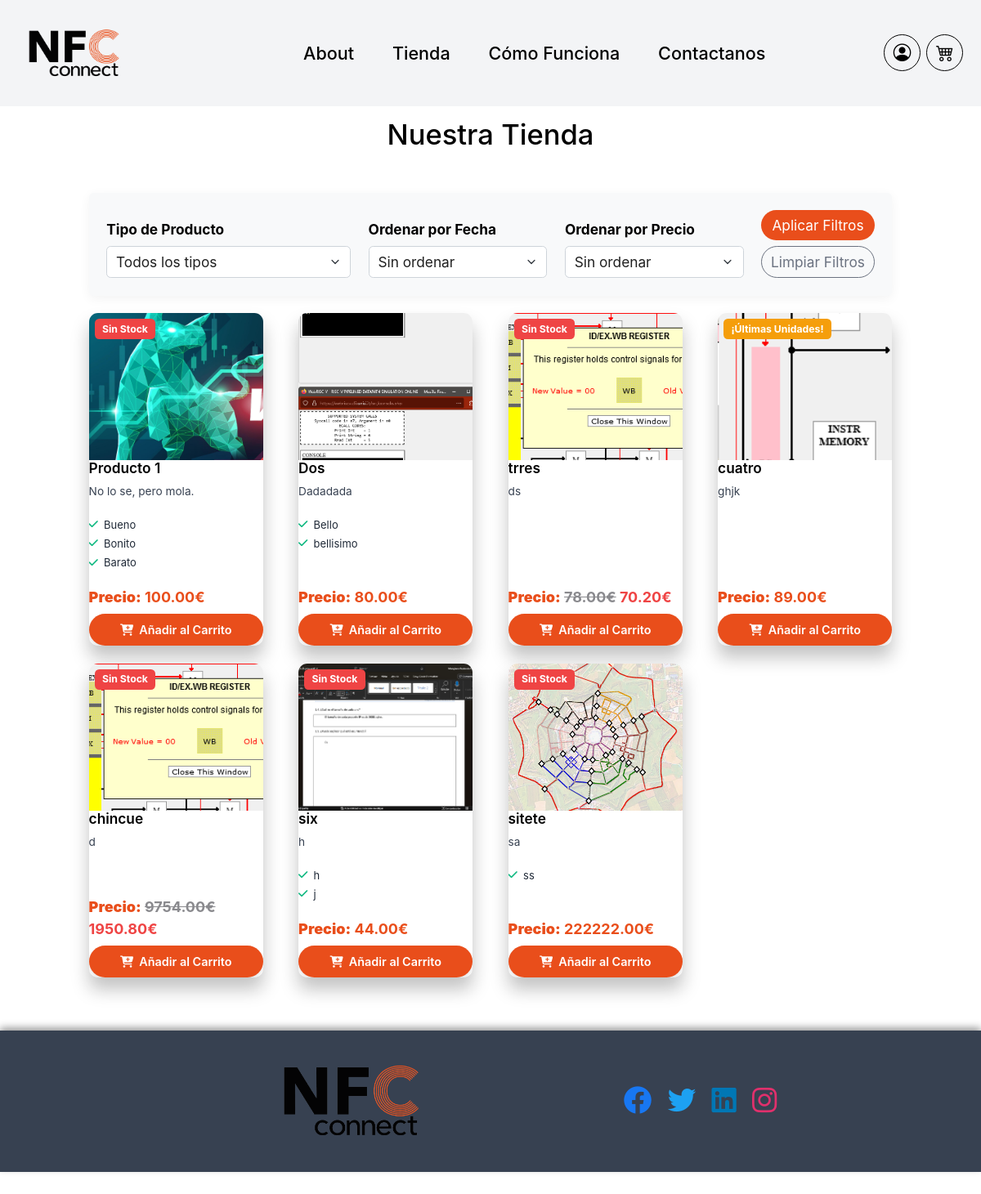
The app's page /store with its own data.
### app/models.py (models this page shows, shortened)
class Product(db.Model):
    __tablename__ = 'product'
    id = db.Column(db.Integer, primary_key=True)
    name = db.Column(db.String(150), nullable=False)
    description = db.Column(db.Text, nullable=False)
    features = db.Column(db.Text, nullable=True)
    type = db.Column(db.String(50), nullable=False, default='NFC')
    image_file = db.Column(db.String(20), nullable=True, default='default_product.jpg')
    discount = db.Column(db.Float, nullable=True, default=0)
    price = db.Column(db.Float, nullable=False)
    stock = db.Column(db.Integer, nullable=False, default=0)
    date_added = db.Column(db.DateTime, default=datetime.utcnow)
    cart_items = db.relationship('CartItem', backref='product', lazy=True)
    images = db.relationship('ProductImage', backref='product', lazy=True)
    def get_features_list(self):
        if self.features:
            try:
                return json.loads(self.features)
            except json.JSONDecodeError:
                return []
        return []

### app/routes.py (the view)
@app.route('/store', methods=['GET'])
@app.route('/<lang_code>/store', methods=['GET'])
def store(lang_code=None):
    product_type = request.args.get('type', None)
    date_sort = request.args.get('date_sort', None)
    price_sort = request.args.get('price_sort', None)
    query = Product.query
    if product_type:
        query = query.filter_by(type=product_type)
    if date_sort:
        if date_sort == 'asc':
            query = query.order_by(asc(Product.date_added))
        elif date_sort == 'desc':
            query = query.order_by(desc(Product.date_added))
    if price_sort:
        if price_sort == 'asc':
            query = query.order_by(asc(Product.price))
        elif price_sort == 'desc':
            query = query.order_by(desc(Product.price))
    products = query.all()
    all_types = Product.query.with_entities(Product.type).distinct().all()
    all_features = set()
    for product in Product.query.all():
        if product.features:
            try:
                features_list = json.loads(product.features)
                for feature in features_list:
                    all_features.add(feature)
            except json.JSONDecodeError:
                pass  # En caso de que haya un error en la conversión
    return render_template('store.html', products=products, all_types=all_types, all_features=sorted(all_features), lang_code=lang_code)

### app/forms.py
class LogoutForm(FlaskForm):
    submit = SubmitField('Logout')

class AddToCartForm(FlaskForm):
    submit = SubmitField('Añadir al Carrito')

### app/routes.py (called while the page is built)
@app.before_request
def parse_url():
    path = request.path
    g.lang_code = 'en'
    if path.startswith('/es'):
        g.lang_code = 'es'
    elif path.startswith('/en'):
        if len(path) == 3:
            return redirect('/', code=301)
        path = path[3:]
        return redirect(path, code=301)
    return None

@app.context_processor
def inject_logout_form():
    logout_form = LogoutForm()
    return dict(logout_form=logout_form)

@app.context_processor
def inject_add_to_cart_form():
    form = AddToCartForm()
    return dict(add_to_cart_form=form)

### app/utils.py (called while the page is built)
def url_for_locale(url, lang):
    out = url_for(url)
    if lang != 'en':
        if out == '/':
            out = '/es'
        else:
            out = '/es' + out
    return out

### app/templates/store.html (shortened to what this page needs)
{% extends "app.html" %}
{% block content %}
<main>
    <section class="store-section py-5">
        <div class="container" style="padding-top: 7rem;">
            <div class="row mb-5 text-center">
                <div class="col-12">
                    <h2 class="section-title">{{ _('Nuestra Tienda') }}</h2>
                </div>
            </div>
            <div class="row mb-4">
                <div class="col-12">
                    <form method="GET" action="{{ url_for('store', lang_code=lang_code) }}" class="filter-form p-4 rounded">
                        <div class="row g-4 align-items-end">
                            <div class="col-md-4">
                                <label for="type" class="form-label fw-bold">{{ _('Tipo de Producto') }}</label>
                                <select name="type" id="type" class="form-select">
                                    <option value="">{{ _('Todos los tipos') }}</option>
                                </select>
                            </div>
                            <div class="col-md-3">
                                <label for="date_sort" class="form-label fw-bold">{{ _('Ordenar por Fecha') }}</label>
                                <select name="date_sort" id="date_sort" class="form-select">
                                    <option value="">{{ _('Sin ordenar') }}</option>
                                </select>
                            </div>
                            <div class="col-md-3">
                                <label for="price_sort" class="form-label fw-bold">{{ _('Ordenar por Precio') }}</label>
                                <select name="price_sort" id="price_sort" class="form-select">
                                    <option value="">{{ _('Sin ordenar') }}</option>
                                </select>
                            </div>
                            <div class="col-md-2 d-flex flex-column">
                                <button type="submit" class="btn btn-primary mb-2">{{ _('Aplicar Filtros') }}</button>
                                <a href="{{ url_for('store', lang_code=lang_code) }}" class="btn btn-outline-secondary">{{ _('Limpiar Filtros') }}</a>
                            </div>
                        </div>
                    </form>
                </div>
            </div>
            <div class="row">
                {% if products %}
                    {% for product in products %}
                    <div class="col-lg-3 col-md-4 col-sm-6 mb-4" data-aos="fade-up">
                        <div class="card h-100 shadow-sm">
                            <div class="position-relative">
                                {% if product.stock == 0 %}
                                <span class="position-absolute top-0 start-0 badge bg-danger m-2">Sin Stock</span>
                                {% elif product.stock < 5 %}
                                <span class="position-absolute top-0 start-0 badge bg-warning m-2">¡Últimas Unidades!</span>
                                {% elif product.discount > 0 %}
                                <span class="position-absolute top-0 start-0 badge bg-success m-2">-{{ product.discount }}%</span>
                                {% endif %}
                                <a href="{{ url_for('product_detail', product_id=product.id) }}">
                                    <img src="{{ url_for('static', filename='img/' ~ product.image_file) }}" class="card-img-top product-image" alt="{{ product.name }}">
                                </a>
                            </div>
                            <div class="card-body d-flex flex-column">
                                <h5 class="card-title">
                                    <a href="{{ url_for('product_detail', product_id=product.id) }}" class="text-decoration-none text-dark">
                                        {{ product.name }}
                                    </a>
                                </h5>
                                <p class="card-text">{{ product.description }}</p>
                                <ul class="list-unstyled mt-2 mb-3">
                                    {% if product.features %}
                                    {% for feature in product.get_features_list() %}
                                    <li class="mb-1"><i class="fas fa-check text-success me-2"></i>{{ feature }}</li>
                                    {% endfor %}
                                    {% endif %}
                                </ul>
                                <div class="mt-auto">
                                    <p class="price mb-2"><strong>{{ _('Precio') }}:</strong>
                                        {% if product.discount > 0 %}
                                            <span class="text-muted text-decoration-line-through">{{ "%.2f"|format(product.price) }}€</span>
                                            <span class="text-danger">{{ "%.2f"|format(product.price * (1 - product.discount / 100)) }}€</span>
                                        {% else %}
                                            <span>{{ "%.2f"|format(product.price) }}€</span>
                                        {% endif %}
                                    </p>
                                    <form action="{{ url_for('add_to_cart', product_id=product.id) }}" method="POST" class="text-center">
                                        <button type="submit" class="btn btn-custom w-100" onclick="handleAddToCart(event, '{{ product.id }}')">
                                            <i class="fas fa-cart-plus me-2"></i>{{ _('Añadir al Carrito') }}
                                        </button>
                                    </form>
                                </div>
                            </div>
                        </div>
                    </div>
                    {% endfor %}
                {% else %}
                    <div class="col-12 text-center">
                        <p class="lead">{{ _('No se encontraron productos con los filtros seleccionados.') }}</p>
                    </div>
                {% endif %}
            </div>
        </div>
    </section>
</main>
{% endblock %}
{% block scripts %}
<link href="https://cdn.jsdelivr.net/npm/aos@2.3.4/dist/aos.css" rel="stylesheet">
{% endblock %}

### app/static/css/style.css (style rules this page uses)
body { margin: 0; padding-top: 0rem; overflow-x: hidden; background-color: var(--bs-light); color: var(--bs-dark); font-family: var(--bs-font-sans-serif); }
main { flex-grow: 1; }
.btn-custom { background-color: var(--bs-primary) !important; color: var(--bs-white) !important; border: none !important; border-radius: 1.75rem !important; padding: 10px 30px !important; font-size: 1rem !important; font-weight: 600 !important; transition: background-color 0.3s, color 0.3s, box-shadow 0.3s; display: inline-block; box-shadow: 0 4px 6px rgba(0, 0, 0, 0.1); }
.btn-custom { background-color: var(--bs-primary); color: var(--bs-white); border: none; border-radius: 1.5625rem; padding: 10px 30px; font-size: 1rem; font-weight: 600; transition: background-color 0.3s, color 0.3s; }
.store-section { padding: 4rem 0; background-color: var(--bs-white); }
.section-title { font-size: 2.5rem; margin-bottom: 1rem; color: var(--bs-dark); font-weight: 700; text-align: center; }
.store-section .card { border: none; border-radius: 0.75rem; transition: transform 0.3s ease, box-shadow 0.3s ease; height: 100%; max-width: 100%; background-color: var(--bs-white); box-shadow: 0 4px 15px rgba(0,0,0,0.08); overflow: hidden; text-align: left; }
.store-section .product-image { height: 200px; object-fit: cover; transition: transform 0.4s ease; }
.store-section .card-body { padding: 1.25rem; display: flex; flex-direction: column; justify-content: space-between; }
.store-section .card-title { font-size: 1.2rem; margin-bottom: 0.5rem; }
.store-section .card-title a { font-weight: 600; color: var(--bs-dark); text-decoration: none; transition: color 0.3s; }
.store-section .card-text { font-size: 0.95rem; color: var(--bs-gray-600); line-height: 1.5; margin-bottom: 1rem; }
.store-section .list-unstyled { padding-left: 0; list-style: none; margin-bottom: 1rem; }
.store-section .list-unstyled li { display: flex; align-items: center; font-size: 0.9rem; color: var(--bs-gray-700); }
.store-section .list-unstyled li i { margin-right: 0.5rem; color: var(--bs-success); }
.store-section .price { font-size: 1.25rem; font-weight: 700; color: var(--bs-primary); }
.store-section .btn-custom { background-color: var(--bs-primary); color: #fff; border: none; padding: 0.75rem 1.25rem; border-radius: 0.5rem; transition: background-color 0.3s ease; }
.store-section .badge { font-size: 0.85rem; padding: 0.5em 0.75em; }
.filter-form { background-color: #f8f9fa; padding: 2rem; border-radius: 0.75rem; box-shadow: 0 4px 15px rgba(0,0,0,0.05); }
.filter-form .form-label { font-weight: 600; color: var(--bs-dark); }
.filter-form .btn-primary { background-color: var(--bs-primary); border: none; transition: background-color 0.3s ease; }
.filter-form .btn-outline-secondary { border-color: var(--bs-secondary); color: var(--bs-secondary); }
.section-title { font-size: 2.5rem; font-weight: 700; color: var(--bs-dark); }
[data-aos] { opacity: 0; transition-property: opacity, transform; }
[data-aos].aos-animate { opacity: 1; }
.form-label { font-weight: 600; color: var(--bs-dark); }
.form-control, .form-control-file, .form-select { border-radius: 0.3125rem; border: 1px solid var(--bs-light); color: var(--bs-dark); background-color: var(--bs-light); transition: border-color 0.3s, box-shadow 0.3s; }
.card { border: none; border-radius: var(--bs-border-radius); }
.card .card-body { padding: 0; }

### records on screen
Product: stock "Sin Stock", image_file (picture), name "Producto 1", description "No lo se, pero mola.", get_features_list "Bueno" "Bonito" "Barato", price "100.00"
Product: image_file (picture), name "Dos", description "Dadadada", get_features_list "Bello" "bellisimo", price "80.00"
Product: stock "Sin Stock", image_file (picture), name "trres", description "ds", price "78.00", product.price*(1-product.discount/100) "70.20"
Product: stock "¡Últimas Unidades!", image_file (picture), name "cuatro", description "ghjk", price "89.00"
Product: stock "Sin Stock", image_file (picture), name "chincue", description "d", price "9754.00", product.price*(1-product.discount/100) "1950.80"
Product: stock "Sin Stock", image_file (picture), name "six", description "h", get_features_list "h" "j", price "44.00"
Product: stock "Sin Stock", image_file (picture), name "sitete", description "sa", features "[\"ss\"]" (drawn), get_features_list "ss", price "222222.00"

### other values on screen
form field type "Todos los tipos"
form field date_sort "Sin ordenar"
form field price_sort "Sin ordenar"
